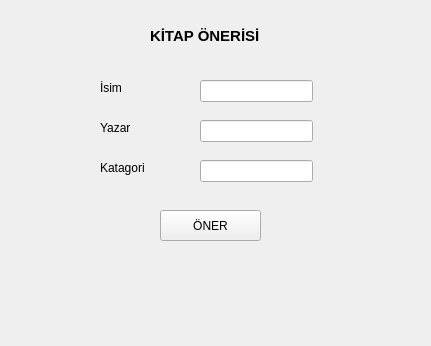
<?xml version="1.0" encoding="UTF-8"?>
<ui version="4.0">
 <class>Form</class>
 <widget class="QWidget" name="Form">
  <property name="geometry">
   <rect>
    <x>0</x>
    <y>0</y>
    <width>431</width>
    <height>346</height>
   </rect>
  </property>
  <property name="windowTitle">
   <string>Form</string>
  </property>
  <widget class="QPushButton" name="pushButton_oner_kitapOner">
   <property name="geometry">
    <rect>
     <x>160</x>
     <y>210</y>
     <width>101</width>
     <height>31</height>
    </rect>
   </property>
   <property name="text">
    <string>ÖNER</string>
   </property>
  </widget>
  <widget class="QLabel" name="label_isim_kitapOner">
   <property name="geometry">
    <rect>
     <x>100</x>
     <y>80</y>
     <width>55</width>
     <height>16</height>
    </rect>
   </property>
   <property name="text">
    <string>İsim</string>
   </property>
  </widget>
  <widget class="QLabel" name="label_yazar_kitapOner">
   <property name="geometry">
    <rect>
     <x>100</x>
     <y>120</y>
     <width>55</width>
     <height>16</height>
    </rect>
   </property>
   <property name="text">
    <string>Yazar</string>
   </property>
  </widget>
  <widget class="QLabel" name="label_katagori_kitapOner">
   <property name="geometry">
    <rect>
     <x>100</x>
     <y>160</y>
     <width>55</width>
     <height>16</height>
    </rect>
   </property>
   <property name="text">
    <string>Katagori</string>
   </property>
  </widget>
  <widget class="QLineEdit" name="lineEdit_isim_kitapOner">
   <property name="geometry">
    <rect>
     <x>200</x>
     <y>80</y>
     <width>113</width>
     <height>22</height>
    </rect>
   </property>
  </widget>
  <widget class="QLineEdit" name="lineEdit_yazar_kitapOner">
   <property name="geometry">
    <rect>
     <x>200</x>
     <y>120</y>
     <width>113</width>
     <height>22</height>
    </rect>
   </property>
  </widget>
  <widget class="QLineEdit" name="lineEdit_katagori_kitapOner">
   <property name="geometry">
    <rect>
     <x>200</x>
     <y>160</y>
     <width>113</width>
     <height>22</height>
    </rect>
   </property>
  </widget>
  <widget class="QLabel" name="label">
   <property name="geometry">
    <rect>
     <x>150</x>
     <y>20</y>
     <width>141</width>
     <height>31</height>
    </rect>
   </property>
   <property name="font">
    <font>
     <pointsize>11</pointsize>
     <weight>75</weight>
     <bold>true</bold>
    </font>
   </property>
   <property name="text">
    <string>KİTAP ÖNERİSİ</string>
   </property>
  </widget>
 </widget>
 <resources/>
 <connections/>
</ui>
